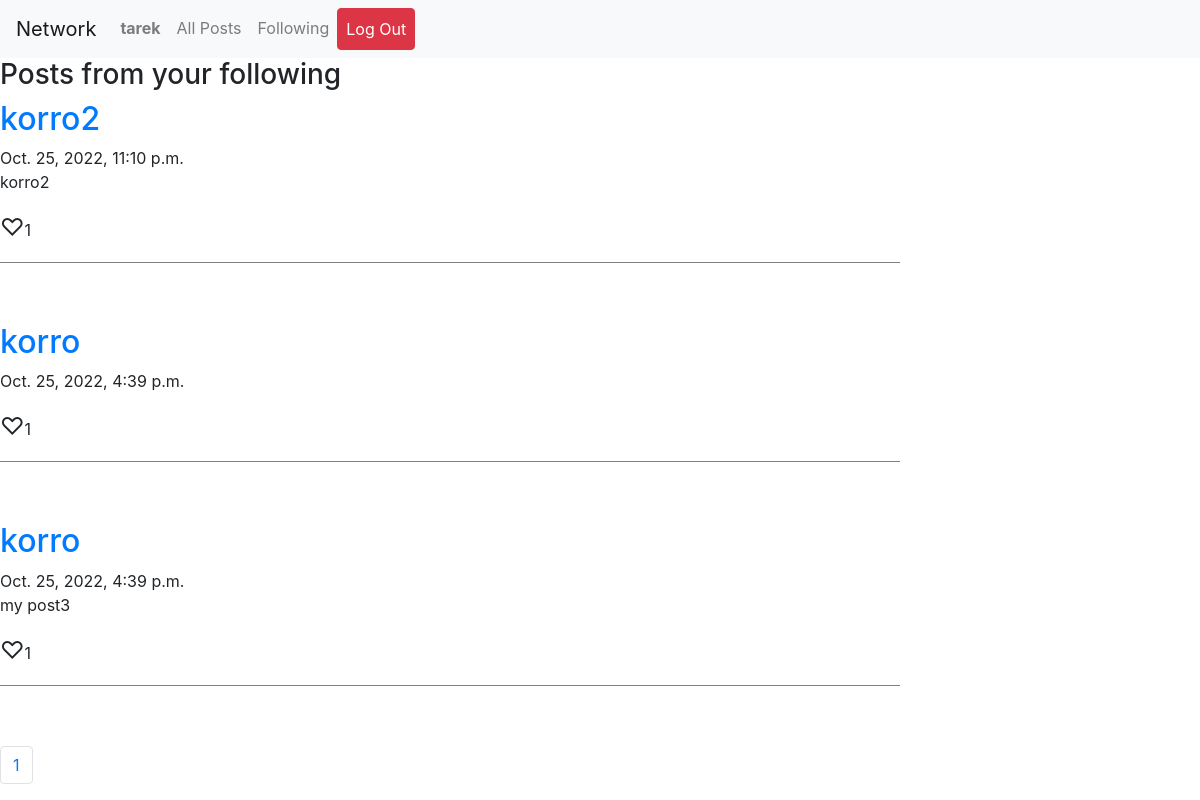
The app's page /followingpage (signed in) with its own data.
### network/models.py (models this page shows, shortened)
class User(AbstractUser):
    following = models.ManyToManyField("self", blank=True, related_name='followers', symmetrical=False)

class Post(models.Model):
    user = models.ForeignKey(User,on_delete=models.PROTECT, default='',null=True)
    message = models.TextField()
    date = models.DateTimeField()
    likes = models.ManyToManyField(User,blank=True,null=True,related_name="posts")

### network/views.py (the view)
# urls.py: path("followingpage",views.following_page,name="followingpage"),
@login_required(login_url='/login')
def following_page(request):
    following = request.user.following.all()
    posts = Post.objects.filter(user__in=following).order_by('-date')
    paginator = Paginator(posts,10)
    page_number = request.GET.get('page')
    page_obj = paginator.get_page(page_number)
    return render(request, "network/followingpage.html", {
        "posts": posts,
        'page_obj':page_obj,
        "pages": range(1 + page_obj.paginator.num_pages),
    })

### network/templates/network/followingpage.html (shortened to what this page needs)
{% extends "network/layout.html" %}
{% block body %}
<h3>Posts from your following</h3>
  <div id="posts profile-post">
    {% for post in page_obj%}
        <div class="post" name='{{post.id}}'>
            <div><a href="{% url 'profile' id=post.user.id %}"><h2>{{post.user}}</h2></a> <span>{{post.date}}</span></div>
            <p>{{post.message}}</p>
            <p><span class='heart' name='{{post.id}}'>&#9825;</span><span class='likes'>{{post.likes.count}}</span></p>
        </div>
    {% endfor %}
<div class="pagination" aria-labe="Page navigation example">
    <span class="step-links pagination justify-content-center">
        {% for page in pages %}
            {% if page == 0 %}
            {% else %}
            <li class="page-item"><a class="page-link" href="?page={{ page }}">{{ page }}</a></li>
            {% endif %}
       {% endfor %}
    </span>
</div>
</div>
{% endblock %}

### network/templates/network/layout.html (shortened to what this page needs)
{% load static %}
{% load fontawesome_5 %}
<!DOCTYPE html>
<html lang="en">
    <head>
        {% fontawesome_5_static %}
        <link rel="stylesheet" href="https://stackpath.bootstrapcdn.com/bootstrap/4.4.1/css/bootstrap.min.css">
        <link href="{% static 'network/styles.css' %}" rel="stylesheet">
    </head>
    <body>
        <nav class="navbar navbar-expand-lg navbar-light bg-light">
            <a class="navbar-brand" href="#">Network</a>
            <div class="nav nav-closed">
              <ul class="navbar-nav mr-auto">
                {% if user.is_authenticated %}
                    <li class="nav-item">
                        <a class="nav-link" href="{% url 'profile' id=request.user.id %}" ><strong id="currentuser">{{ request.user.username }}</strong></a>
                    </li>
                {% endif %}
                <li class="nav-item">
                  <a class="nav-link" href="{% url 'index' %}">All Posts</a>
                </li>
                {% if user.is_authenticated %}
                    <li class="nav-item">
                        <a class="nav-link" href="{% url 'followingpage' %}">Following</a>
                    </li>
                    <li class="nav-item">
                        <a class="nav-link btn btn-danger" style="color:white;" href="{% url 'logout' %}">Log Out</a>
                    </li>
                {% endif %}
              </ul>
            </div>
          </nav>
        <div class="body">
            {% block body %}
            {% endblock %}
        </div>
    </body>
</html>

### network/static/network/styles.css (style rules this page uses)
.post { width: 75%; margin-bottom: 5%; border-bottom: solid 1px gray; }
.heart { font-size: 24px; cursor: pointer; transition: font-size .3s ease; }

### records on screen
User: user.username "tarek"
Post: user "korro2", date "Oct. 25, 2022, 11:10 p.m.", message "korro2", likes.count "1"
Post: user "korro", date "Oct. 25, 2022, 4:39 p.m.", likes.count "1"
Post: user "korro", date "Oct. 25, 2022, 4:39 p.m.", message "my post3", likes.count "1"

### other values on screen
{{ page }} "1"
